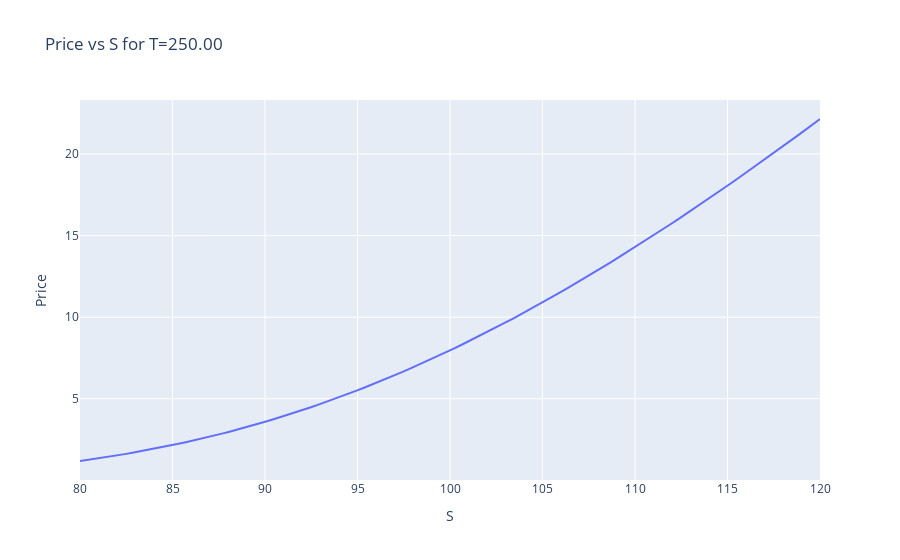
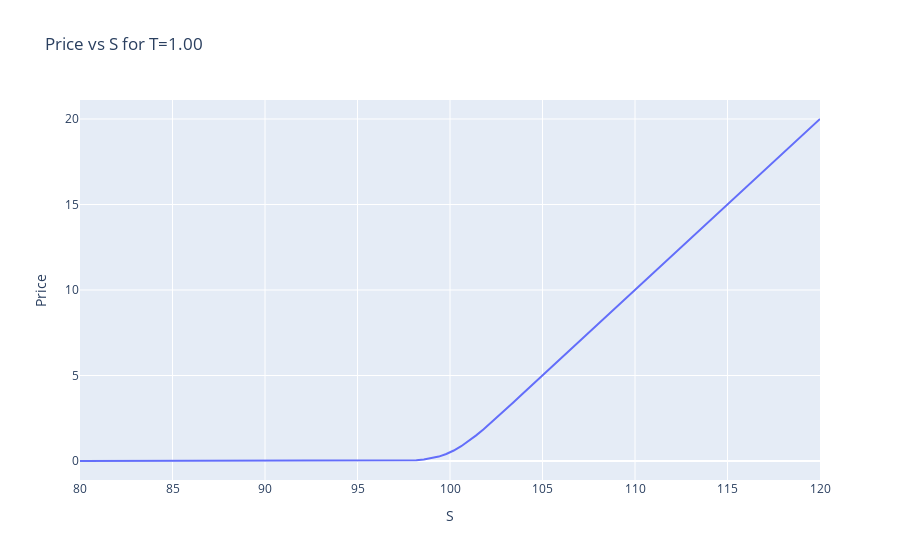
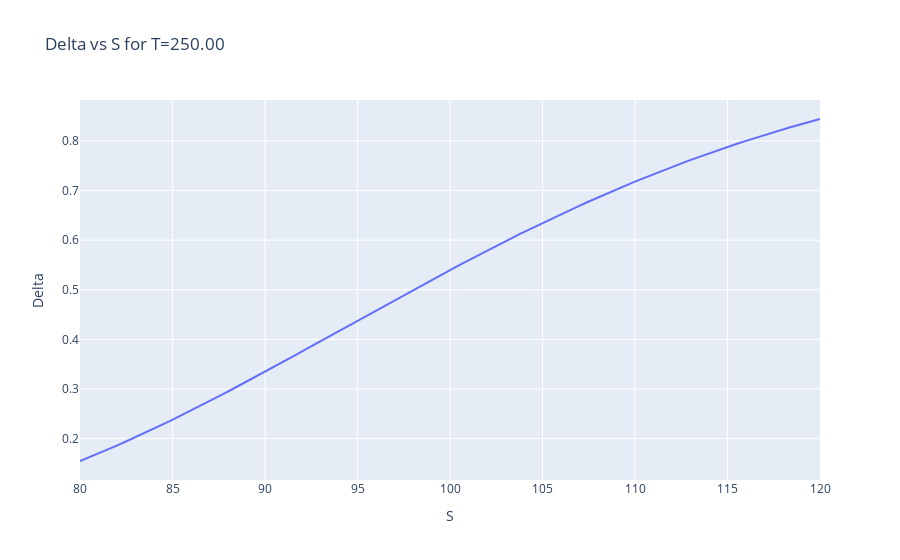
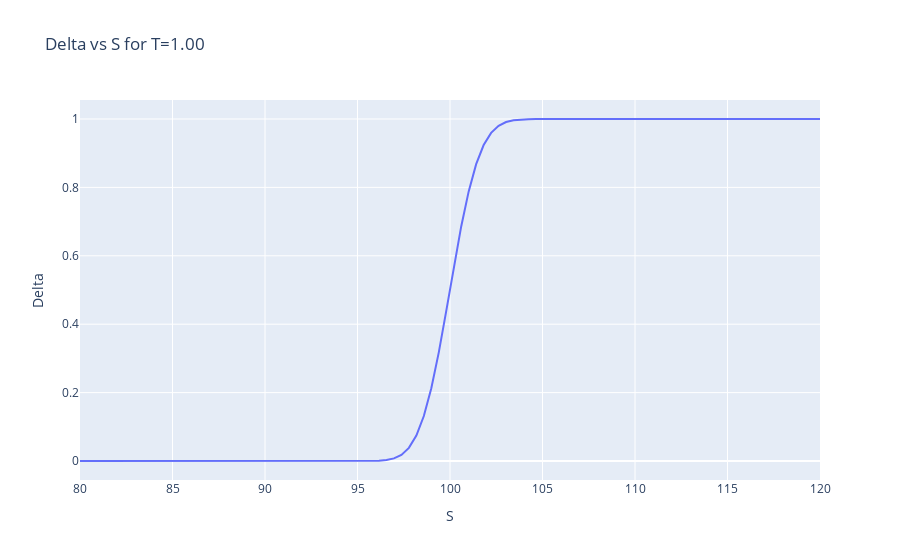

Notebook source saved alongside these figures, in order:
### Markdown cell above
### Sensitivity

### Code cell
S           = 100
K           = 100
T_min       = 1 
T_max       = 250
sigma       = 0.2
r           = 0
option_type = 'call'

S_list = np.linspace(80, 120, 100)
T_list = [T_min/250, T_max/250]
results = dict()
for S in tqdm(S_list):
    for T in T_list:
        pricing_results = BSMModel.compute_option_with_spot(S=S, K=K, T=T, r=r, g=0, q=0, sigma=sigma, option_type=option_type, compute_greeks=True)
        results[(S, T)] = pricing_results
results_df = pd.DataFrame(results).transpose()
results_df.index.names = ['S', 'T']
results_df = results_df.reset_index()
for field in ['price', 'delta', 'vega', 'theta', 'vanna', 'volga']:
    for T in [T_max, T_min]:
        t = T / 250
        df_temp = results_df[results_df['T'] == t]
        fig = go.Figure()
        fig.add_trace(go.Scatter(x=df_temp['S'], y=df_temp[field], mode='lines', name=f'T={T:.0f}'))
        fig.update_layout(title=f'{field.capitalize()} vs S for T={T:.2f}', xaxis_title='S', yaxis_title=field.capitalize())
        fig.show()
